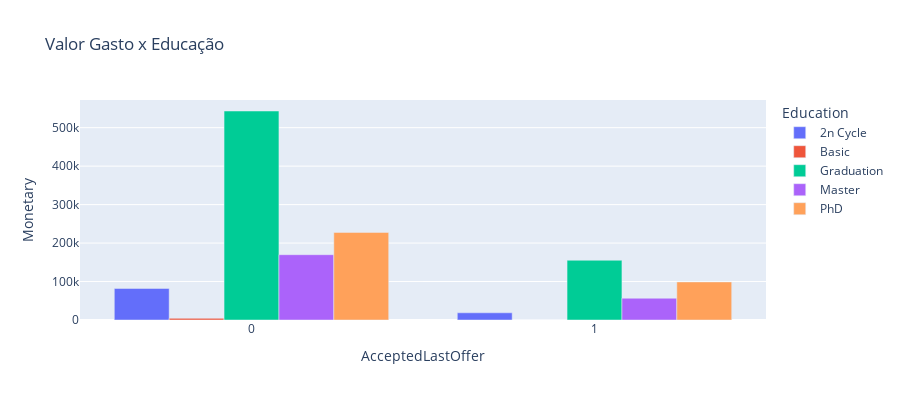

The notebook cell saved with this chart:
### Code cell
aux_df = df.groupby(['AcceptedLastOffer', 'Education'])['Monetary'].sum().reset_index()
fig = px.bar(aux_df, x='AcceptedLastOffer', y='Monetary', color='Education',
             barmode='group', height=400, title='Valor Gasto x Educação')
fig.show()

### Figure 1 — Plotly figure (JSON) as saved in the notebook; plotly's stock layout.template omitted (floating-point values rounded to 4 significant figures)
{"data": [{"alignmentgroup": "True", "hovertemplate": "Education=2n Cycle<br>AcceptedLastOffer=%{x}<br>Monetary=%{y}<extra></extra>", "legendgroup": "2n Cycle", "marker": {"color": "#636efa", "pattern": {"shape": ""}}, "name": "2n Cycle", "offsetgroup": "2n Cycle", "orientation": "v", "showlegend": true, "textposition": "auto", "type": "bar", "x": ["0", "1"], "xaxis": "x", "y": [82058, 18737], "yaxis": "y"}, {"alignmentgroup": "True", "hovertemplate": "Education=Basic<br>AcceptedLastOffer=%{x}<br>Monetary=%{y}<extra></extra>", "legendgroup": "Basic", "marker": {"color": "#EF553B", "pattern": {"shape": ""}}, "name": "Basic", "offsetgroup": "Basic", "orientation": "v", "showlegend": true, "textposition": "auto", "type": "bar", "x": ["0", "1"], "xaxis": "x", "y": [4296, 121], "yaxis": "y"}, {"alignmentgroup": "True", "hovertemplate": "Education=Graduation<br>AcceptedLastOffer=%{x}<br>Monetary=%{y}<extra></extra>", "legendgroup": "Graduation", "marker": {"color": "#00cc96", "pattern": {"shape": ""}}, "name": "Graduation", "offsetgroup": "Graduation", "orientation": "v", "showlegend": true, "textposition": "auto", "type": "bar", "x": ["0", "1"], "xaxis": "x", "y": [543312, 155314], "yaxis": "y"}, {"alignmentgroup": "True", "hovertemplate": "Education=Master<br>AcceptedLastOffer=%{x}<br>Monetary=%{y}<extra></extra>", "legendgroup": "Master", "marker": {"color": "#ab63fa", "pattern": {"shape": ""}}, "name": "Master", "offsetgroup": "Master", "orientation": "v", "showlegend": true, "textposition": "auto", "type": "bar", "x": ["0", "1"], "xaxis": "x", "y": [169752, 56607], "yaxis": "y"}, {"alignmentgroup": "True", "hovertemplate": "Education=PhD<br>AcceptedLastOffer=%{x}<br>Monetary=%{y}<extra></extra>", "legendgroup": "PhD", "marker": {"color": "#FFA15A", "pattern": {"shape": ""}}, "name": "PhD", "offsetgroup": "PhD", "orientation": "v", "showlegend": true, "textposition": "auto", "type": "bar", "x": ["0", "1"], "xaxis": "x", "y": [227781, 99010], "yaxis": "y"}], "layout": {"barmode": "group", "height": 400, "legend": {"title": {"text": "Education"}, "tracegroupgap": 0}, "title": {"text": "Valor Gasto x Educação"}, "xaxis": {"anchor": "y", "domain": [0, 1], "title": {"text": "AcceptedLastOffer"}}, "yaxis": {"anchor": "x", "domain": [0, 1], "title": {"text": "Monetary"}}}}
